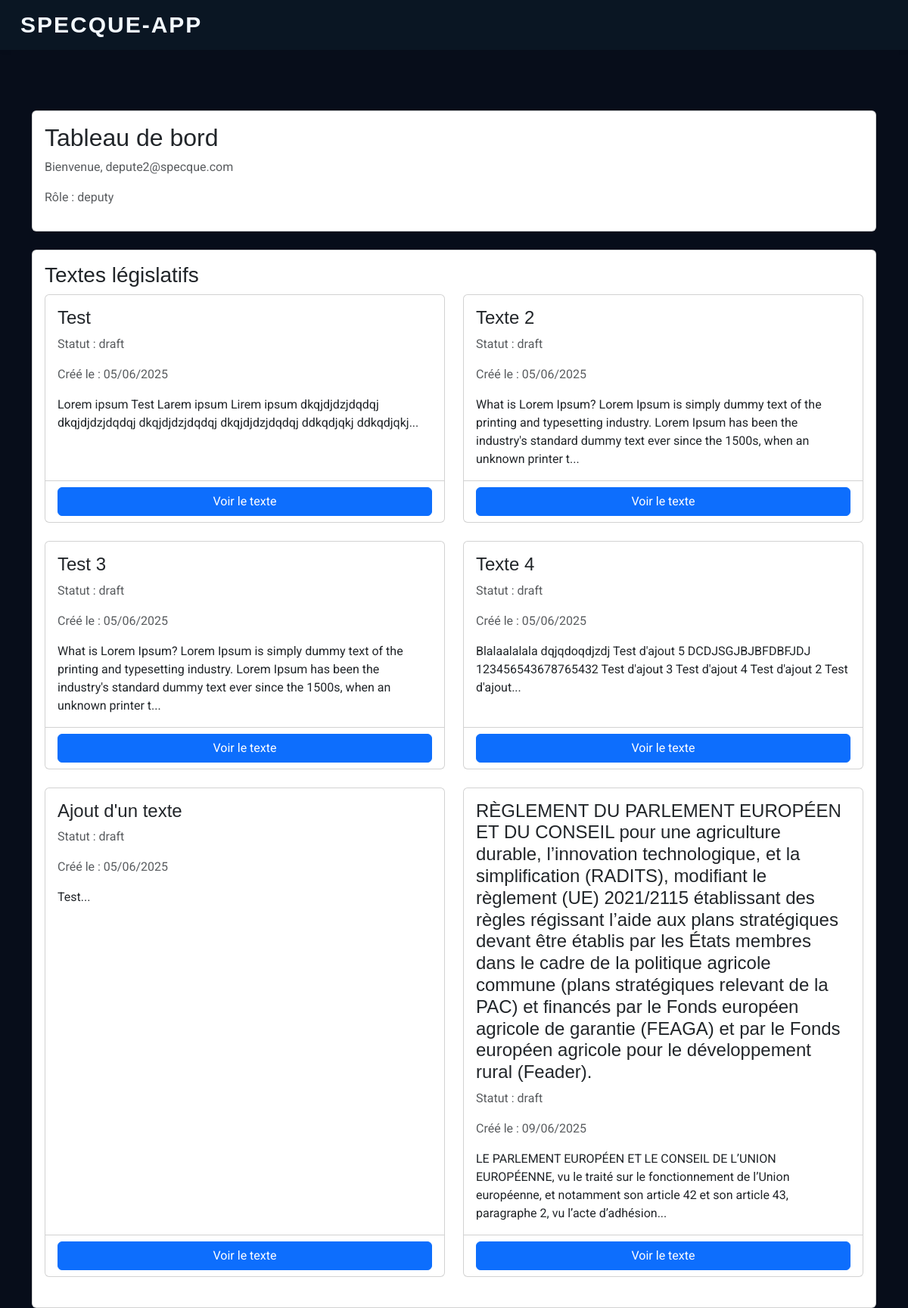
Page / (signed in) on the committed database.
### app/models/user.py (models this page shows, shortened)
class User(UserMixin, db.Model):
    id = db.Column(db.Integer, primary_key=True)
    email = db.Column(db.String(120), unique=True, nullable=False)
    password_hash = db.Column(db.String(128))
    role = db.Column(db.String(20), nullable=True)  # 'deputy', 'reporter', 'secretary', 'group_leader', 'interest_representative', 'fictive_reporter', 'admin'
    created_at = db.Column(db.DateTime, default=datetime.utcnow)
    amendments = db.relationship('Amendment', backref='author', lazy=True)
    votes = db.relationship('Vote', backref='voter', lazy=True)
    def is_admin(self):
        return self.role == 'admin'
    def is_reporter(self):
        return self.role == 'reporter'

### app/models/legislative.py (models this page shows)
class LegislativeText(db.Model):
    id = db.Column(db.Integer, primary_key=True)
    title = db.Column(db.String(200), nullable=False)
    content = db.Column(db.Text, nullable=False)
    status = db.Column(db.String(20), default='draft')  # draft, in_commission, in_plenary, adopted, rejected
    created_at = db.Column(db.DateTime, default=datetime.utcnow)
    updated_at = db.Column(db.DateTime, default=datetime.utcnow, onupdate=datetime.utcnow)
    amendments = db.relationship('Amendment', backref='legislative_text', lazy=True)
    votes = db.relationship('Vote', backref='legislative_text', lazy=True)

### app/routes/main.py (the view)
@main_bp.route('/')
@login_required
def dashboard():
    texts = LegislativeText.query.all()
    return render_template('main/dashboard.html', texts=texts)

### app/models/legislative.py (called while the page is built)
def is_secretariat(self):
    return self.role == 'secretariat'

### app/models/user.py (called while the page is built)
@login_manager.user_loader
def load_user(id):
    return User.query.get(int(id))

### app/templates/main/dashboard.html (shortened to what this page needs)
{% extends "base.html" %}
{% block content %}
<div class="container">
    <div class="row">
        <div class="col-12">
            <div class="card">
                <div class="card-body">
                    <h2 class="card-title">Tableau de bord</h2>
                    <p class="text-muted">Bienvenue, {{ current_user.email }}</p>
                    <p class="text-muted">Rôle : {{ current_user.role or 'Aucun' }}</p>
                </div>
            </div>
            <div class="card mt-4">
                <div class="card-body">
                    <h3 class="card-title">Textes législatifs</h3>
                    {% if texts %}
                        <div class="row">
                            {% for text in texts %}
                            <div class="col-md-6 mb-4">
                                <div class="card h-100">
                                    <div class="card-body">
                                        <h4 class="card-title">{{ text.title }}</h4>
                                        <p class="text-muted">Statut : {{ text.status }}</p>
                                        <p class="text-muted">Créé le : {{ text.created_at.strftime('%d/%m/%Y') }}</p>
                                        <p class="card-text">{{ text.content[:200] }}...</p>
                                    </div>
                                    <div class="card-footer bg-transparent">
                                        <a href="{{ url_for('legislative.view_text', text_id=text.id) }}" class="btn btn-primary w-100">Voir le texte</a>
                                    </div>
                                </div>
                            </div>
                            {% endfor %}
                        </div>
                    {% else %}
                        <p class="text-muted">Aucun texte législatif disponible.</p>
                    {% endif %}
                </div>
            </div>
        </div>
    </div>
</div>
{% endblock %}

### rows in the picture
User: email "depute2@specque.com", role "deputy"
LegislativeText: title "Test", status "draft", created_at "05/06/2025", content "Lorem ipsum Test Larem ipsum Lirem ipsum dkqjdjdzjdqdqj dkqjdjdzjdqdqj dkqjdjdzjdqdqj dkqjdjdzjdqdqj ddkqdjqkj ddkqdjqkj"
LegislativeText: title "Texte 2", status "draft", created_at "05/06/2025", content "What is Lorem Ipsum? Lorem Ipsum is simply dummy text of the printing and typesetting industry. Lorem Ipsum has been the industry's standard dummy text ever since the 1500s, when an unknown printer t"
LegislativeText: title "Test 3", status "draft", created_at "05/06/2025", content "What is Lorem Ipsum? Lorem Ipsum is simply dummy text of the printing and typesetting industry. Lorem Ipsum has been the industry's standard dummy text ever since the 1500s, when an unknown printer t"
LegislativeText: title "Texte 4", status "draft", created_at "05/06/2025", content "Blalaalalala dqjqdoqdjzdj Test d'ajout 5 DCDJSGJBJBFDBFJDJ 123456543678765432 Test d'ajout 3 Test d'ajout 4 Test d'ajout 2 Test d'ajout"
LegislativeText: title "Ajout d'un texte", status "draft", created_at "05/06/2025", content "Test"
LegislativeText: title "RÈGLEMENT DU PARLEMENT EUROPÉEN ET DU CONSEIL pour une agriculture durable, l’innovation technologique, et la simplification (RADITS), modifiant le règlement (UE) 2021/2115 établissant des règles régissant l’aide aux plans stratégiques devant être établis par les États membres dans le cadre de la politique agricole commune (plans stratégiques relevant de la PAC) et financés par le Fonds européen agricole de garantie (FEAGA) et par le Fonds européen agricole pour le développement rural (Feader).", status "draft", created_at "09/06/2025", content "LE PARLEMENT EUROPÉEN ET LE CONSEIL DE L’UNION EUROPÉENNE, vu le traité sur le fonctionnement de l’Union européenne, et notamment son article 42 et son article 43, paragraphe 2, vu l’acte d’adhésion"
